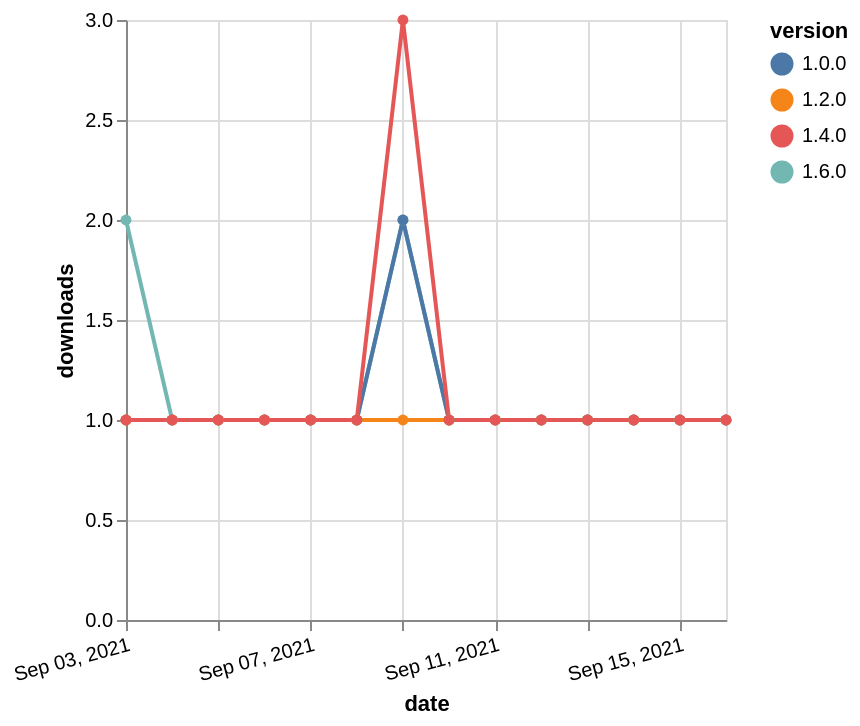

The specification (Vega-Lite) saved for this image:
### Vega-Lite specification from a JSON file in a GitHub repository (floating-point values rounded to 4 significant figures)
{"$schema": "https://vega.github.io/schema/vega-lite/v5.json", "description": "A simple bar chart with embedded data.", "data": {"values": [{"date": "2021-09-03", "total": 118, "delta": 2, "version": "1.6.0"}, {"date": "2021-09-04", "total": 119, "delta": 1, "version": "1.6.0"}, {"date": "2021-09-05", "total": 120, "delta": 1, "version": "1.6.0"}, {"date": "2021-09-06", "total": 121, "delta": 1, "version": "1.6.0"}, {"date": "2021-09-07", "total": 122, "delta": 1, "version": "1.6.0"}, {"date": "2021-09-08", "total": 123, "delta": 1, "version": "1.6.0"}, {"date": "2021-09-09", "total": 125, "delta": 2, "version": "1.6.0"}, {"date": "2021-09-10", "total": 126, "delta": 1, "version": "1.6.0"}, {"date": "2021-09-11", "total": 127, "delta": 1, "version": "1.6.0"}, {"date": "2021-09-12", "total": 128, "delta": 1, "version": "1.6.0"}, {"date": "2021-09-13", "total": 129, "delta": 1, "version": "1.6.0"}, {"date": "2021-09-14", "total": 130, "delta": 1, "version": "1.6.0"}, {"date": "2021-09-15", "total": 131, "delta": 1, "version": "1.6.0"}, {"date": "2021-09-16", "total": 132, "delta": 1, "version": "1.6.0"}, {"date": "2021-09-03", "total": 171, "delta": 1, "version": "1.0.0"}, {"date": "2021-09-04", "total": 172, "delta": 1, "version": "1.0.0"}, {"date": "2021-09-05", "total": 173, "delta": 1, "version": "1.0.0"}, {"date": "2021-09-06", "total": 174, "delta": 1, "version": "1.0.0"}, {"date": "2021-09-07", "total": 175, "delta": 1, "version": "1.0.0"}, {"date": "2021-09-08", "total": 176, "delta": 1, "version": "1.0.0"}, {"date": "2021-09-09", "total": 178, "delta": 2, "version": "1.0.0"}, {"date": "2021-09-10", "total": 179, "delta": 1, "version": "1.0.0"}, {"date": "2021-09-11", "total": 180, "delta": 1, "version": "1.0.0"}, {"date": "2021-09-12", "total": 181, "delta": 1, "version": "1.0.0"}, {"date": "2021-09-13", "total": 182, "delta": 1, "version": "1.0.0"}, {"date": "2021-09-14", "total": 183, "delta": 1, "version": "1.0.0"}, {"date": "2021-09-15", "total": 184, "delta": 1, "version": "1.0.0"}, {"date": "2021-09-16", "total": 185, "delta": 1, "version": "1.0.0"}, {"date": "2021-09-03", "total": 144, "delta": 1, "version": "1.2.0"}, {"date": "2021-09-04", "total": 145, "delta": 1, "version": "1.2.0"}, {"date": "2021-09-05", "total": 146, "delta": 1, "version": "1.2.0"}, {"date": "2021-09-06", "total": 147, "delta": 1, "version": "1.2.0"}, {"date": "2021-09-07", "total": 148, "delta": 1, "version": "1.2.0"}, {"date": "2021-09-08", "total": 149, "delta": 1, "version": "1.2.0"}, {"date": "2021-09-09", "total": 150, "delta": 1, "version": "1.2.0"}, {"date": "2021-09-10", "total": 151, "delta": 1, "version": "1.2.0"}, {"date": "2021-09-11", "total": 152, "delta": 1, "version": "1.2.0"}, {"date": "2021-09-12", "total": 153, "delta": 1, "version": "1.2.0"}, {"date": "2021-09-13", "total": 154, "delta": 1, "version": "1.2.0"}, {"date": "2021-09-14", "total": 155, "delta": 1, "version": "1.2.0"}, {"date": "2021-09-15", "total": 156, "delta": 1, "version": "1.2.0"}, {"date": "2021-09-16", "total": 157, "delta": 1, "version": "1.2.0"}, {"date": "2021-09-03", "total": 170, "delta": 1, "version": "1.4.0"}, {"date": "2021-09-04", "total": 171, "delta": 1, "version": "1.4.0"}, {"date": "2021-09-05", "total": 172, "delta": 1, "version": "1.4.0"}, {"date": "2021-09-06", "total": 173, "delta": 1, "version": "1.4.0"}, {"date": "2021-09-07", "total": 174, "delta": 1, "version": "1.4.0"}, {"date": "2021-09-08", "total": 175, "delta": 1, "version": "1.4.0"}, {"date": "2021-09-09", "total": 178, "delta": 3, "version": "1.4.0"}, {"date": "2021-09-10", "total": 179, "delta": 1, "version": "1.4.0"}, {"date": "2021-09-11", "total": 180, "delta": 1, "version": "1.4.0"}, {"date": "2021-09-12", "total": 181, "delta": 1, "version": "1.4.0"}, {"date": "2021-09-13", "total": 182, "delta": 1, "version": "1.4.0"}, {"date": "2021-09-14", "total": 183, "delta": 1, "version": "1.4.0"}, {"date": "2021-09-15", "total": 184, "delta": 1, "version": "1.4.0"}, {"date": "2021-09-16", "total": 185, "delta": 1, "version": "1.4.0"}]}, "width": "container", "mark": {"type": "line", "point": {"filled": true}}, "encoding": {"x": {"field": "date", "type": "temporal", "timeUnit": "yearmonthdate", "title": "date", "axis": {"labelAngle": -15}}, "y": {"field": "delta", "type": "quantitative", "title": "downloads"}, "color": {"field": "version", "type": "nominal"}, "tooltip": {"field": "delta"}}}
